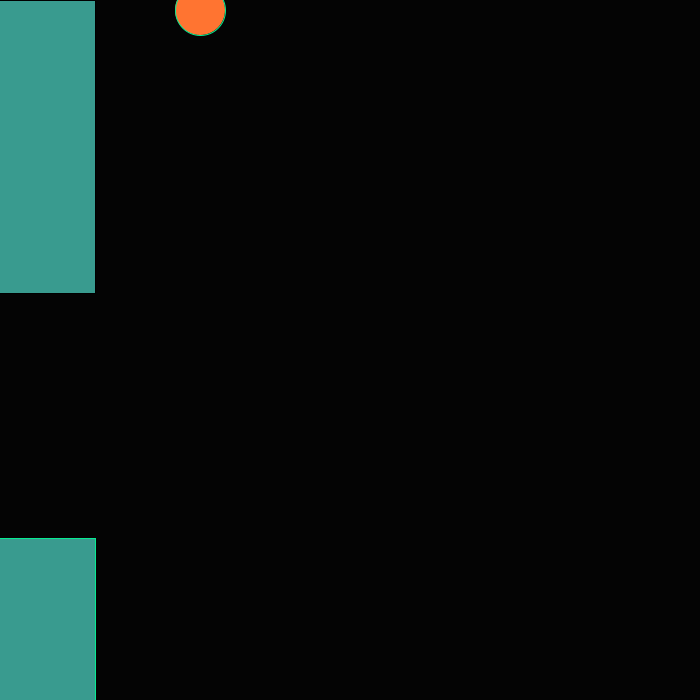
Frame 1 (no input)
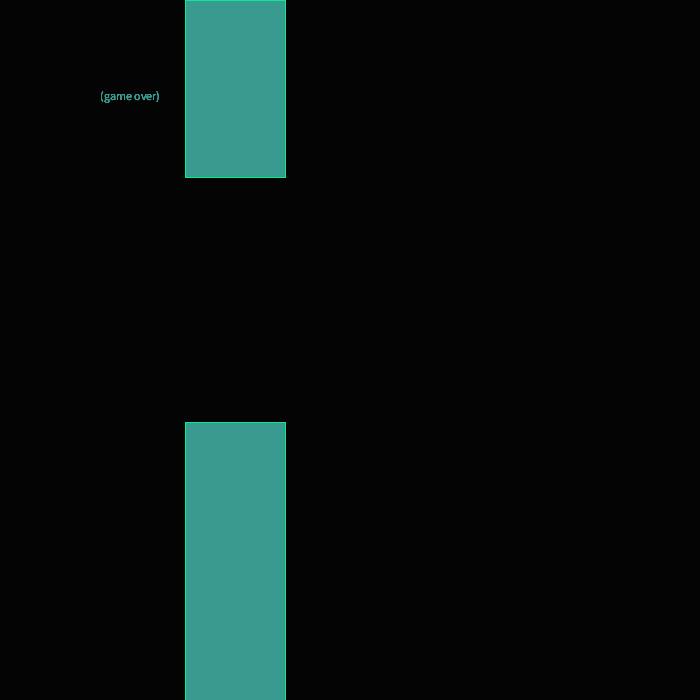
Frame 60 (the mouse pressed at the canvas centre just before this capture)
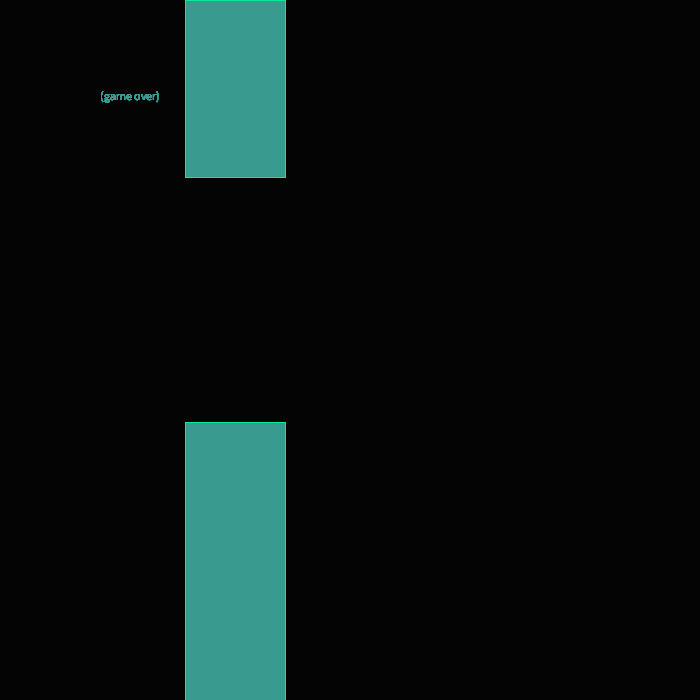
Frame 120 (the mouse held since frame 60 and released just before this capture)

The Processing sketch that drew these frames (run headless with seeded random() and noise(); from frame 60 on, the mouse is pressed at the canvas centre):

// Processing sketch: flappyBird
// ── flappyBird.pde
float upperPipeHeight =random(100, 400);
float x = 200;
float y = 10;
float BV = 0;
float gravity = 1;
float pipex = 10;
float pipey = 10;
float gap = 245;
boolean gameover=false;
void draw() {
  if (!gameover) {
    background(4, 4, 4); 
    pipex = pipex-15;
    fill(57, 155, 143);
    rect(pipex, 0, 100, upperPipeHeight);
    if (intersectsPipes()==true) {
      print("pipe");
      gameover=true;
    }
    fill(255, 116, 49);
    stroke(6, 236, 146);
    ellipse(x, y, 50, 50);
    y = y+BV;
    BV = gravity+BV;
    if (pipex<-100) {
      pipex=pipex+1000;
      upperPipeHeight =random(100, 400);
    }
    fill(57, 155, 143);
    rect(pipex, gap+upperPipeHeight, 100, 1000000000);
  }else{
    text("(game over)", 100,100);
    
  }
}
void setup() {
  size(700, 700);
}

void mousePressed() {
  BV = -15;
}
boolean intersectsPipes() { 
  if (y < upperPipeHeight && x > pipex && x < (pipex+100)) {
    return true;
  } else if (y>gap+upperPipeHeight && x > pipex && x < (pipex+100)) {
    return true;
  } else { 
    return false;
  }
}
